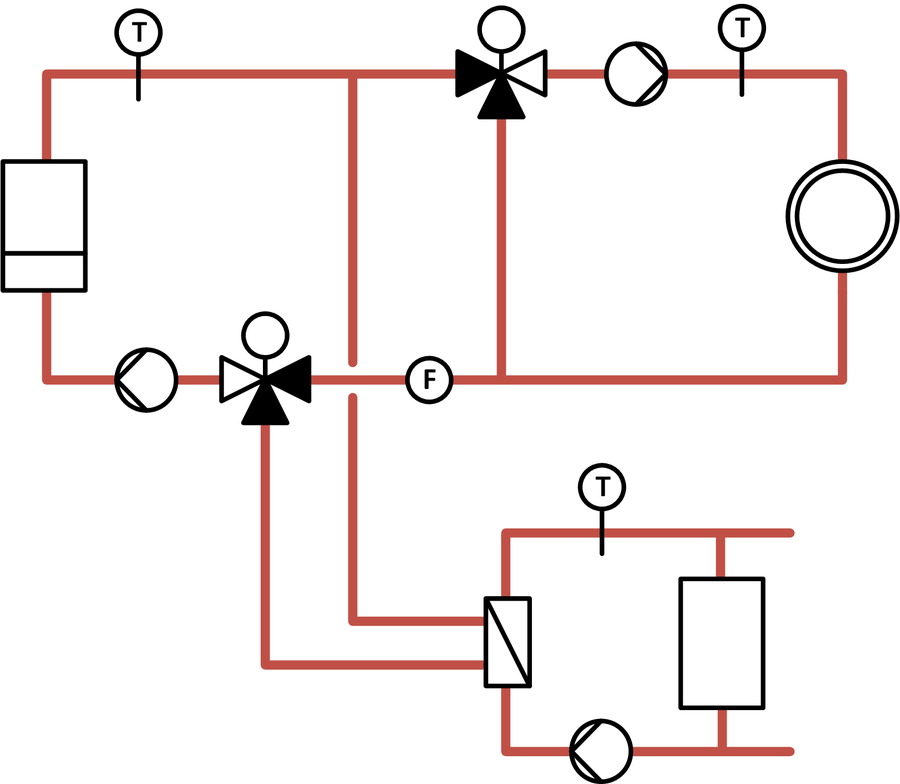
#> input picture ex2b.png, 900 x 784 px, shrunk from 1619 x 1411 before the run
$ python test.py
#> lines starting #> are read from the running program, lines starting #| are printed output that depends on the picture; after the words box and inside, x2 and y2 are one past the last pixel; in counts of white or black regions, pixels touching at a corner belong together
import cv2 as cv
import numpy as np
from matplotlib import pyplot as plt
import glob, os
import math

def posDist(a, b):
  result = math.sqrt(pow((a[0]-b[0]), 2) + pow((a[1]-b[1]), 2))
  #print("a = " + str(a) + ", b = " + str(b) + " => " + str(result))
  return result

def matchImage(img_gray, img_rgb, templateImage, borderColor, templateName, threshold):
  w, h = templateImage.shape[::-1]
  res = cv.matchTemplate(img_gray, templateImage, cv.TM_CCOEFF_NORMED)
  loc = np.where( res >= threshold )
  vectors = []
  for pt in zip(*loc[::-1]):
    newPoint = [pt[0], pt[1]]
    canAdd = True
    for oldPoint in vectors:
      if posDist(newPoint, oldPoint) < 20:
        canAdd = False
        break
    if canAdd:
      vectors.append(newPoint)
      print("Discovered template " + templateName + " in image at x =" + str(pt[0]) + ", y = " + str(pt[1]))
      print("----- Appending, vectors is now: " + str(vectors))
      cv.rectangle(img_rgb, pt, (pt[0] + w, pt[1] + h), borderColor, 2)
      cv.putText(img_rgb, templateName, (pt[0] + 20, pt[1] - 10), cv.FONT_HERSHEY_SIMPLEX, 0.9, (0, 0, 0), 2)

def match(img_gray, img_rgb, templateName, borderColor, threshold, rotMode):
  print("####################### LOOKING FOR " + templateName + " #######################")
  template = cv.imread(templateName, 0)

  rot90 = cv.rotate(template, cv.ROTATE_90_CLOCKWISE)
  rot180 = cv.rotate(rot90, cv.ROTATE_90_CLOCKWISE)
  rot270 = cv.rotate(rot180, cv.ROTATE_90_CLOCKWISE)

  print("Normal")
  matchImage(img_gray, img_rgb, template, borderColor, templateName, threshold)

  if rotMode == 1 or rotMode == 2:
    print("90 deg")
    matchImage(img_gray, img_rgb, rot90, borderColor, templateName, threshold)
    if rotMode == 2:
      print("180 deg")
      matchImage(img_gray, img_rgb, rot180, borderColor, templateName, threshold)
      print("270 deg")
      matchImage(img_gray, img_rgb, rot270, borderColor, templateName, threshold)

r = 255
g = 0
b = 0

img_rgb = cv.imread('ex2b.png')
#> img_rgb is the input picture: shape (784, 900, 3); mean B, G, R 237.5, 238, 243.4
img_gray = cv.cvtColor(img_rgb, cv.COLOR_BGR2GRAY)

os.chdir("symbols")
for file in glob.glob("high_t/*.png"):
  r -= 15
  g += 15
  match(img_gray, img_rgb, file, (r, g, b), 0.88, 2)
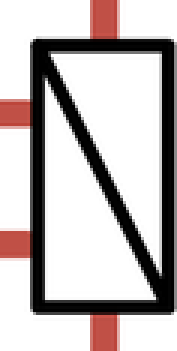
#> input picture symbols/high_t/HExg-1.png, 59 x 117 px, shrunk from 106 x 210 before the run (shown 3 times larger)
#> in matchImage, `loc = np.where( res >= threshold )`: loc = ([582, 583, 583, 584, 584], [473, 473, 474, 473, 474])
#> the loop in matchImage, `for pt in zip(*loc[::-1]):` made 5 passes
#> newPoint on passes 2 to 5: [473, 583], [474, 583], [473, 584], [474, 584]
#> newPoint on pass 1: [473, 582]
#| Discovered template high_t/HExg-1.png in image at x =473, y = 582
#| ----- Appending, vectors is now: [[473, 582]]
#> after the loop in matchImage, `for pt in zip(*loc[::-1]):`:
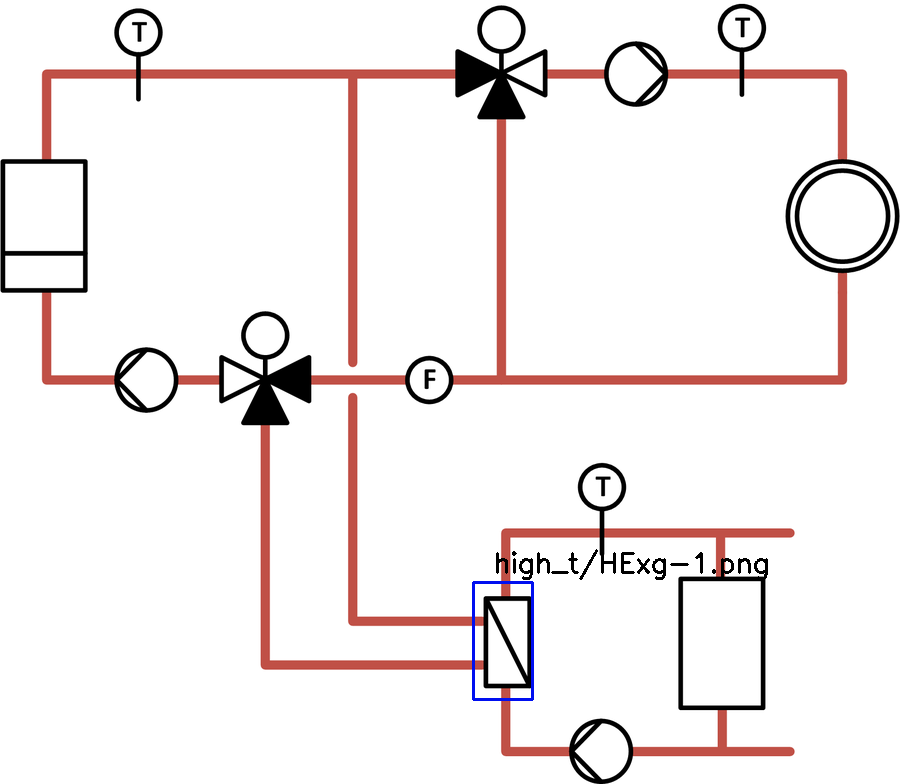
#> img_rgb: shape (784, 900, 3); 0.41% of pixels changed, all inside (x1, y1, x2, y2) = (472, 549, 768, 701)
#> after the loop in matchImage, `for pt in zip(*loc[::-1]):`: vectors = [[473, 582]]
#> call 3 of matchImage, with borderColor = (240, 15, 0), templateName = 'high_t/HExg-1.png', threshold = 0.88
#> in matchImage (call 3), `loc = np.where( res >= threshold )`: loc = ([583, 584, 585], [483, 483, 483])
#> the loop in matchImage (call 3), `for pt in zip(*loc[::-1]):` made 3 passes
#> newPoint on passes 2 to 3: [483, 584], [483, 585]
#> newPoint on pass 1: [483, 583]
#| Discovered template high_t/HExg-1.png in image at x =483, y = 583
#| ----- Appending, vectors is now: [[483, 583]]
#> after the loop in matchImage (call 3), `for pt in zip(*loc[::-1]):`:
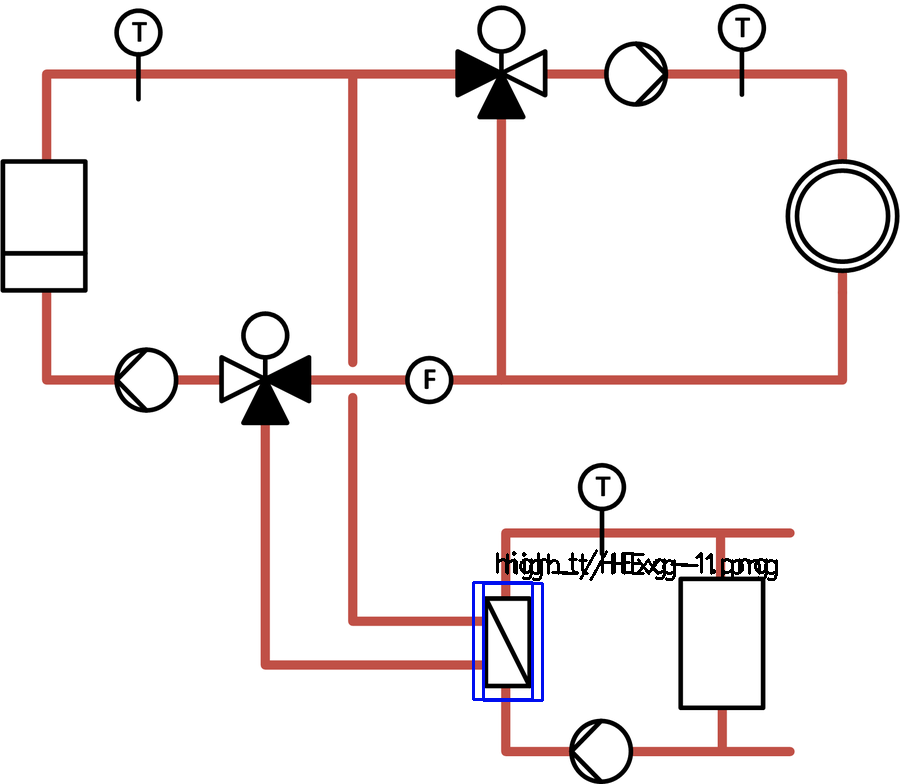
#> img_rgb: shape (784, 900, 3); 0.3% of pixels changed, all inside (x1, y1, x2, y2) = (482, 550, 778, 702)
#> after the loop in matchImage (call 3), `for pt in zip(*loc[::-1]):`: vectors = [[483, 583]]
#> pass 2 of the loop `for file in glob.glob("high_t/*.png"):`:
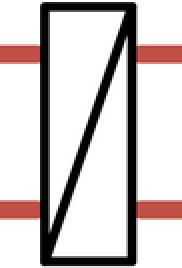
#> input picture symbols/high_t/HExg-2.png, 91 x 134 px, shrunk from 163 x 242 before the run (shown 2 times larger)
#> template: shape (134, 91)
#> rot90: shape (91, 134)
#> rot180: shape (134, 91)
#> in match (call 2), `rot270 = cv.rotate(rot180, cv.ROTATE_90_CLOCKWISE)`:
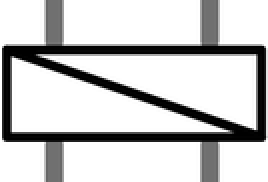
#> rot270: shape (91, 134) (shown 2 times larger); min 0, max 255, mean 201.5
#> res: shape (651, 810) float32
#> res: shape (694, 767) float32
#> res: shape (651, 810) float32
#> in matchImage (call 8), `res = cv.matchTemplate(img_gray, templateImage, cv.TM_CCOEFF_NORMED)`:
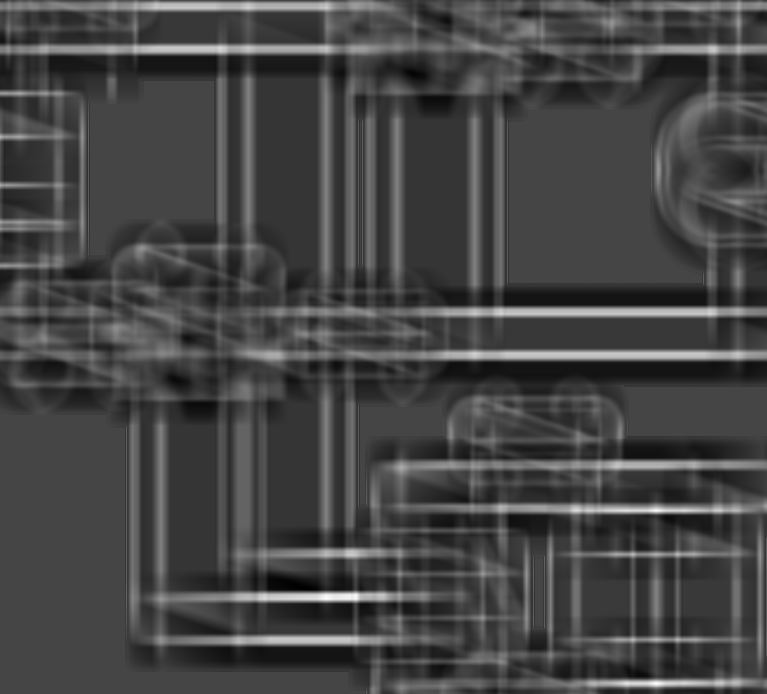
#> res: shape (694, 767) float32; min -0.179, max 0.478, mean 0.000258; drawn with min black and max white
#> pass 3 of the loop `for file in glob.glob("high_t/*.png"):`:
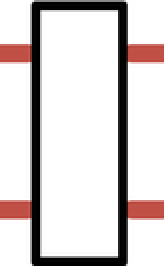
#> input picture symbols/high_t/Hyds.png, 82 x 133 px, shrunk from 147 x 239 before the run (shown 2 times larger)
#> template: shape (133, 82)
#> rot90: shape (82, 133)
#> rot180: shape (133, 82)
#> in match (call 3), `rot270 = cv.rotate(rot180, cv.ROTATE_90_CLOCKWISE)`:
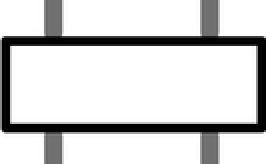
#> rot270: shape (82, 133) (shown 2 times larger); min 0, max 255, mean 210.1
#> res: shape (652, 819) float32
#> res: shape (703, 768) float32
#> res: shape (652, 819) float32
#> in matchImage (call 12), `res = cv.matchTemplate(img_gray, templateImage, cv.TM_CCOEFF_NORMED)`:
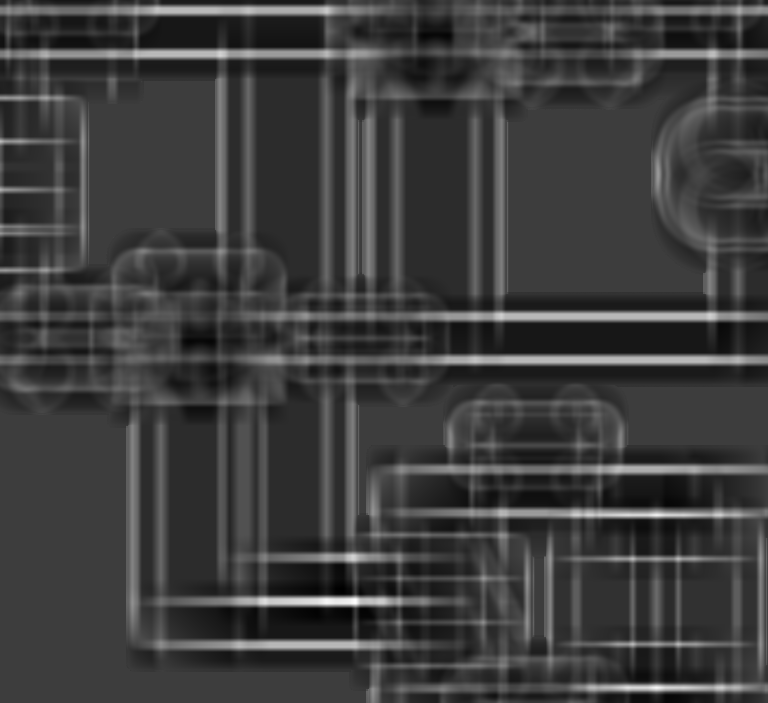
#> res: shape (703, 768) float32; min -0.186, max 0.585, mean 0.00218; drawn with min black and max white

for file in glob.glob("low_t/*.png"):
  r -= 15
  g += 15
  match(img_gray, img_rgb, file, (r, g, b), 0.8, 2)

for file in glob.glob("low_t/rot_inv/*.png"):
  r -= 15
  g += 15
  match(img_gray, img_rgb, file, (r, g, b), 0.8, 0)

for file in glob.glob("low_t/rot_once/*.png"):
  r -= 15
  g += 15
  match(img_gray, img_rgb, file, (r, g, b), 0.8, 1)


match(img_gray, img_rgb, "lines/Crossing.png", (r, g, b), 0.8, 1)
#> call 4 of match, with templateName = 'lines/Crossing.png', borderColor = (210, 45, 0), threshold = 0.8, rotMode = 1
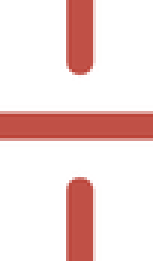
#> input picture symbols/lines/Crossing.png, 51 x 87 px, shrunk from 92 x 157 before the run (shown 3 times larger)
#> in matchImage (call 13), `res = cv.matchTemplate(img_gray, templateImage, cv.TM_CCOEFF_NORMED)`:
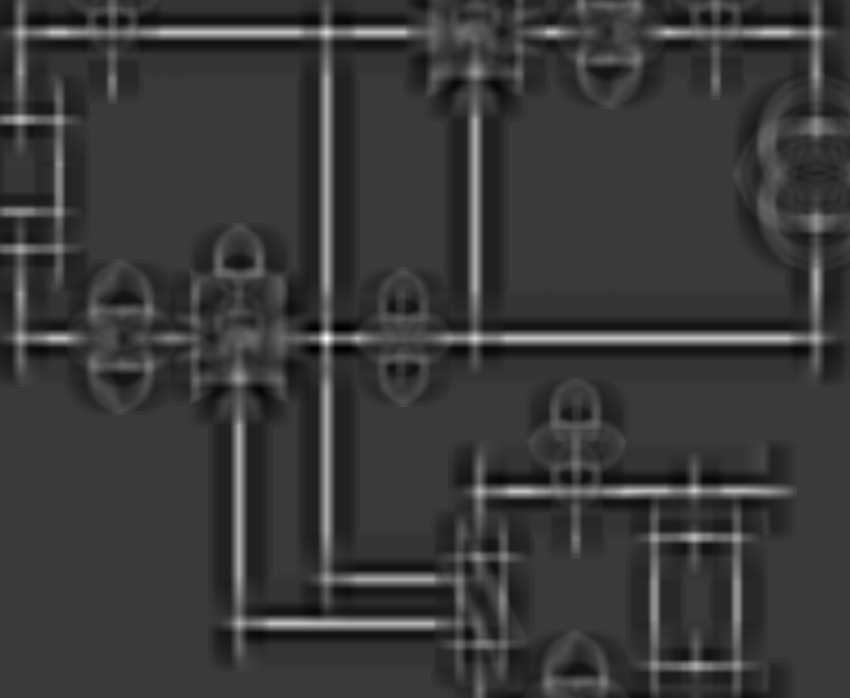
#> res: shape (698, 850) float32; min -0.286, max 0.954, mean -0.00337; drawn with min black and max white
#> in matchImage (call 13), `loc = np.where( res >= threshold )`: loc = 16 positions, rows 336 to 340, columns 324 to 328
#> the loop in matchImage (call 13), `for pt in zip(*loc[::-1]):` made 16 passes
#> newPoint on passes 2 to 13: [327, 336], [325, 337], [326, 337], [327, 337], [328, 337], [324, 338], [325, 338], [326, 338], [327, 338], [328, 338], [325, 339], [326, 339]
#> newPoint on pass 1: [326, 336]
#| Discovered template lines/Crossing.png in image at x =326, y = 336
#| ----- Appending, vectors is now: [[326, 336]]
#> after the loop in matchImage (call 13), `for pt in zip(*loc[::-1]):`:
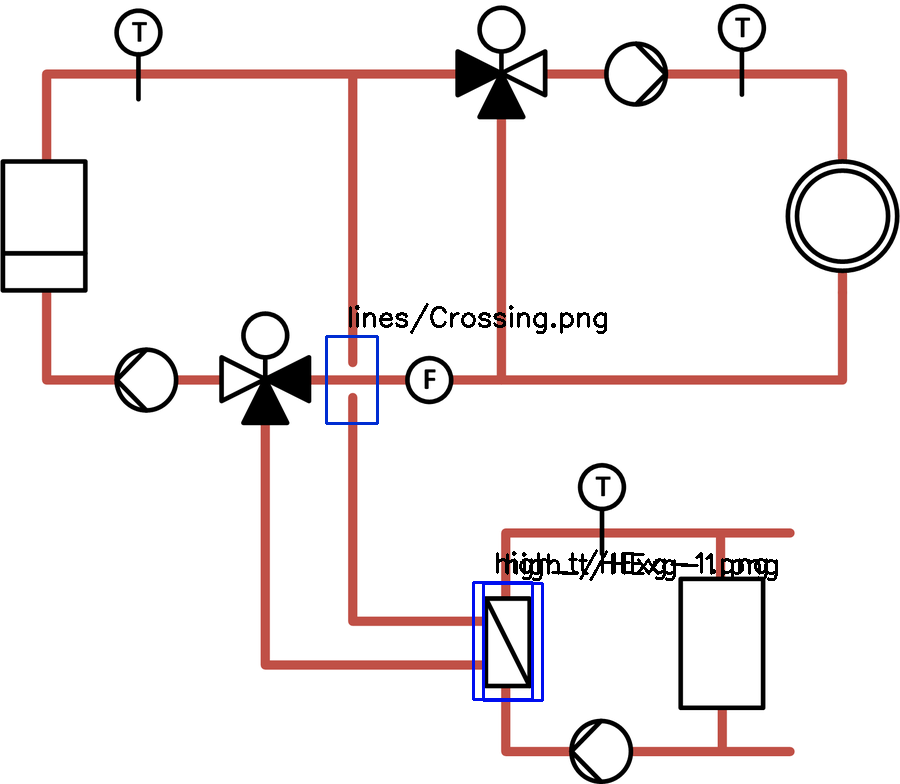
#> img_rgb: shape (784, 900, 3); 0.39% of pixels changed, all inside (x1, y1, x2, y2) = (325, 303, 607, 425)
#> after the loop in matchImage (call 13), `for pt in zip(*loc[::-1]):`: vectors = [[326, 336]]
#> in matchImage (call 14), `res = cv.matchTemplate(img_gray, templateImage, cv.TM_CCOEFF_NORMED)`:
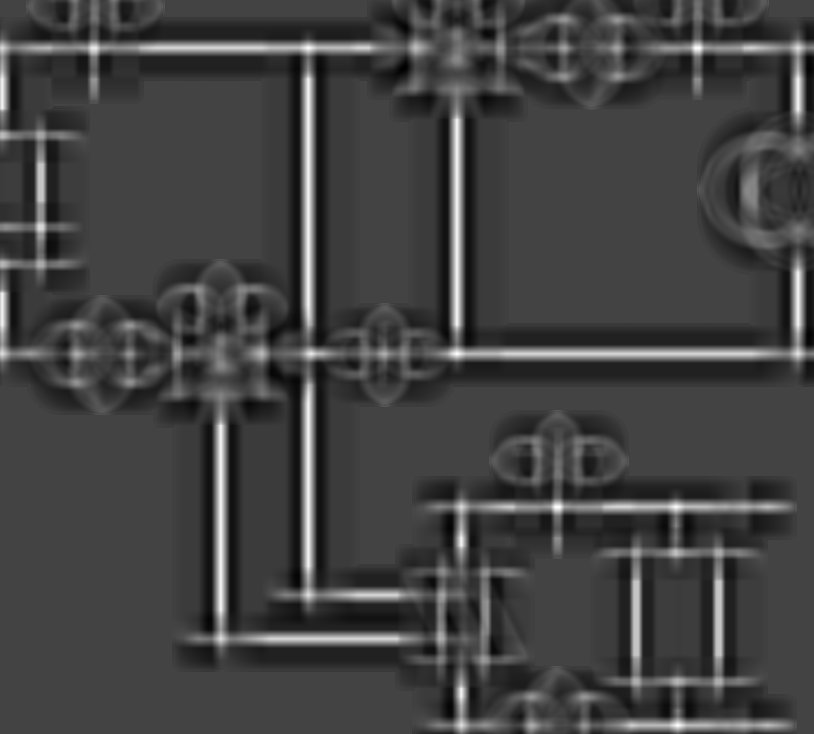
#> res: shape (734, 814) float32; min -0.256, max 0.716, mean -0.00159; drawn with min black and max white
#> in matchImage (call 14), `loc = np.where( res >= threshold )`: loc = (empty array, empty array)
#> after the loop in matchImage (call 14), `for pt in zip(*loc[::-1]):`: vectors = []
#> (the run stopped early here; a loop or call above may not have finished)
